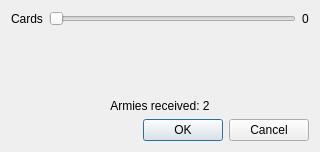
<?xml version="1.0" encoding="UTF-8"?>
<ui version="4.0">
 <class>CardsTradeDialog</class>
 <widget class="QDialog" name="CardsTradeDialog">
  <property name="geometry">
   <rect>
    <x>0</x>
    <y>0</y>
    <width>320</width>
    <height>152</height>
   </rect>
  </property>
  <property name="windowTitle">
   <string>Cards Trade</string>
  </property>
  <layout class="QVBoxLayout" name="verticalLayout">
   <item>
    <layout class="QHBoxLayout" name="horizontalLayout"/>
   </item>
   <item>
    <layout class="QHBoxLayout" name="horizontalLayout_2">
     <item>
      <widget class="QLabel" name="label">
       <property name="text">
        <string>Cards</string>
       </property>
      </widget>
     </item>
     <item>
      <widget class="QSlider" name="cardsSlider">
       <property name="orientation">
        <enum>Qt::Horizontal</enum>
       </property>
      </widget>
     </item>
     <item>
      <widget class="QLabel" name="numCards">
       <property name="text">
        <string>0</string>
       </property>
      </widget>
     </item>
    </layout>
   </item>
   <item>
    <spacer name="verticalSpacer">
     <property name="orientation">
      <enum>Qt::Vertical</enum>
     </property>
     <property name="sizeHint" stdset="0">
      <size>
       <width>20</width>
       <height>40</height>
      </size>
     </property>
    </spacer>
   </item>
   <item>
    <widget class="QLabel" name="numArmiesEarned">
     <property name="layoutDirection">
      <enum>Qt::LeftToRight</enum>
     </property>
     <property name="autoFillBackground">
      <bool>false</bool>
     </property>
     <property name="text">
      <string>Armies received: 2</string>
     </property>
     <property name="textFormat">
      <enum>Qt::AutoText</enum>
     </property>
     <property name="alignment">
      <set>Qt::AlignCenter</set>
     </property>
    </widget>
   </item>
   <item>
    <widget class="QDialogButtonBox" name="buttonBox">
     <property name="orientation">
      <enum>Qt::Horizontal</enum>
     </property>
     <property name="standardButtons">
      <set>QDialogButtonBox::Cancel|QDialogButtonBox::Ok</set>
     </property>
    </widget>
   </item>
  </layout>
 </widget>
 <resources/>
 <connections>
  <connection>
   <sender>buttonBox</sender>
   <signal>accepted()</signal>
   <receiver>CardsTradeDialog</receiver>
   <slot>accept()</slot>
   <hints>
    <hint type="sourcelabel">
     <x>244</x>
     <y>128</y>
    </hint>
    <hint type="destinationlabel">
     <x>157</x>
     <y>132</y>
    </hint>
   </hints>
  </connection>
  <connection>
   <sender>buttonBox</sender>
   <signal>rejected()</signal>
   <receiver>CardsTradeDialog</receiver>
   <slot>reject()</slot>
   <hints>
    <hint type="sourcelabel">
     <x>312</x>
     <y>128</y>
    </hint>
    <hint type="destinationlabel">
     <x>286</x>
     <y>132</y>
    </hint>
   </hints>
  </connection>
  <connection>
   <sender>cardsSlider</sender>
   <signal>sliderMoved(int)</signal>
   <receiver>numCards</receiver>
   <slot>setNum(int)</slot>
   <hints>
    <hint type="sourcelabel">
     <x>242</x>
     <y>49</y>
    </hint>
    <hint type="destinationlabel">
     <x>299</x>
     <y>42</y>
    </hint>
   </hints>
  </connection>
  <connection>
   <sender>cardsSlider</sender>
   <signal>valueChanged(int)</signal>
   <receiver>numCards</receiver>
   <slot>setNum(int)</slot>
   <hints>
    <hint type="sourcelabel">
     <x>229</x>
     <y>50</y>
    </hint>
    <hint type="destinationlabel">
     <x>306</x>
     <y>50</y>
    </hint>
   </hints>
  </connection>
 </connections>
</ui>
